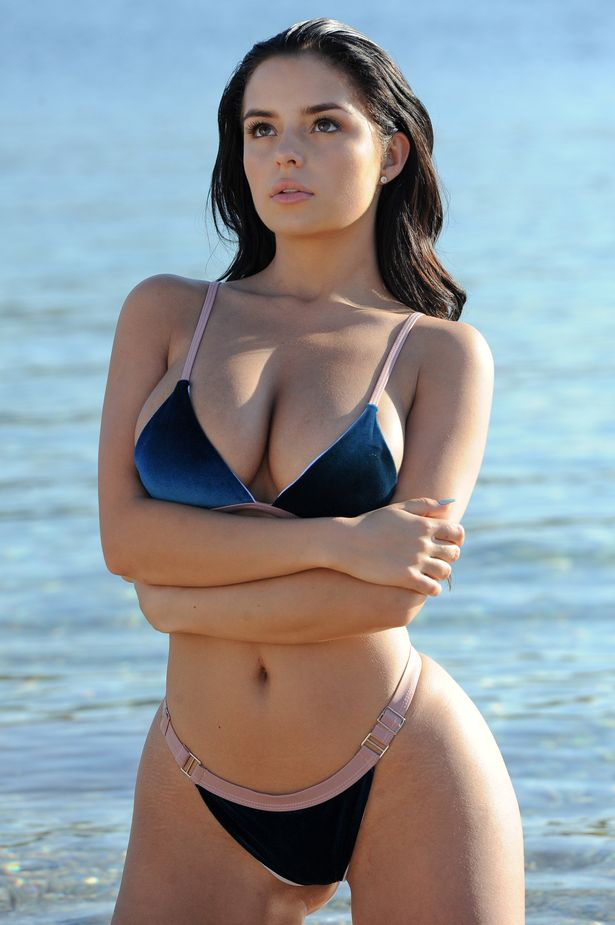
#> input picture 11Computer Vision with Python 3/7Introduction to Computer Vision using OpenCV/images/image.jpg, 615 x 925 px
$ python i8filters.py
#> lines starting #> are read from the running program, lines starting #| are printed output that depends on the picture
import cv2
import numpy as np

img = cv2.imread("images/image.jpg")
#> img is the input picture: shape (925, 615, 3); mean B, G, R 156.1, 151.1, 144.3
ker = np.array([[1, 1, 1],
                [1, 1, 1],
                [1, 1, 1]])
new_img = cv2.filter2D(img,-1,ker)
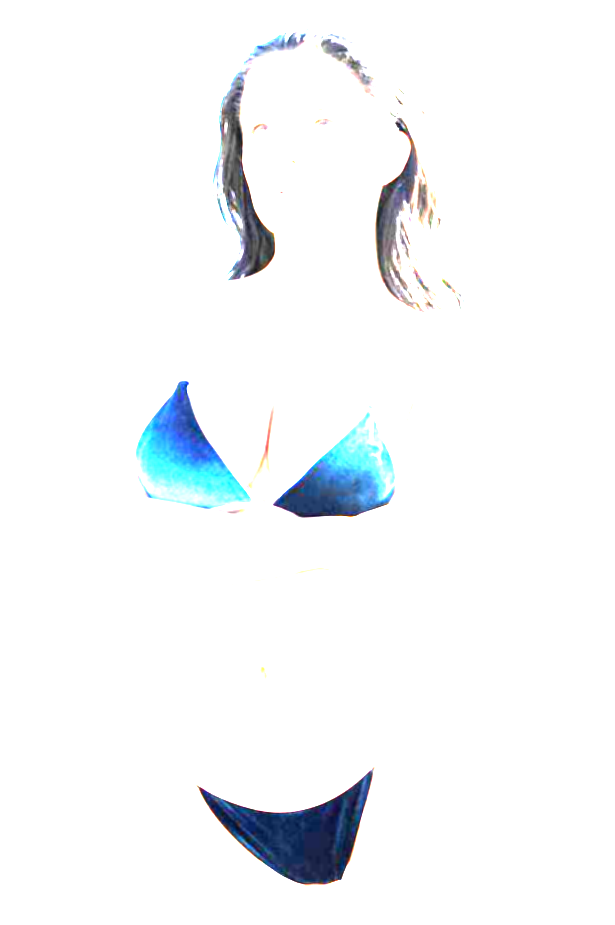
#> new_img: shape (925, 615, 3); mean B, G, R 249.2, 247.4, 245
# cv2.imwrite("filter.jpg", new_img)
cv2.imshow("filter", new_img)

cv2.waitKey(0)
cv2.destroyAllWindows()

$ run again, with 11Computer Vision with Python 3/7Introduction to Computer Vision using OpenCV/images/template.jpg copied over 11Computer Vision with Python 3/7Introduction to Computer Vision using OpenCV/images/image.jpg
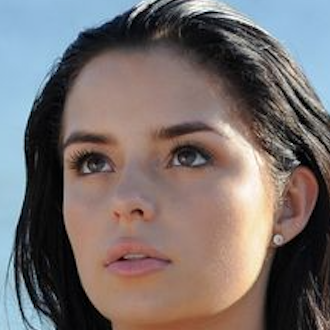
#> input picture 11Computer Vision with Python 3/7Introduction to Computer Vision using OpenCV/images/template.jpg, 330 x 330 px
#> img is the input picture: shape (330, 330, 3); mean B, G, R 108.3, 110, 119.1
#> `new_img = cv2.filter2D(img,-1,ker)`:
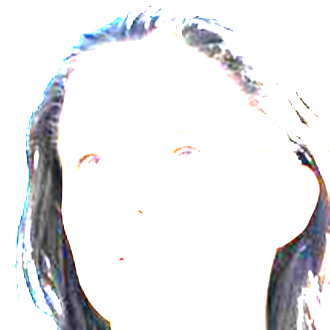
#> new_img: shape (330, 330, 3); mean B, G, R 234.8, 232.9, 232.9
